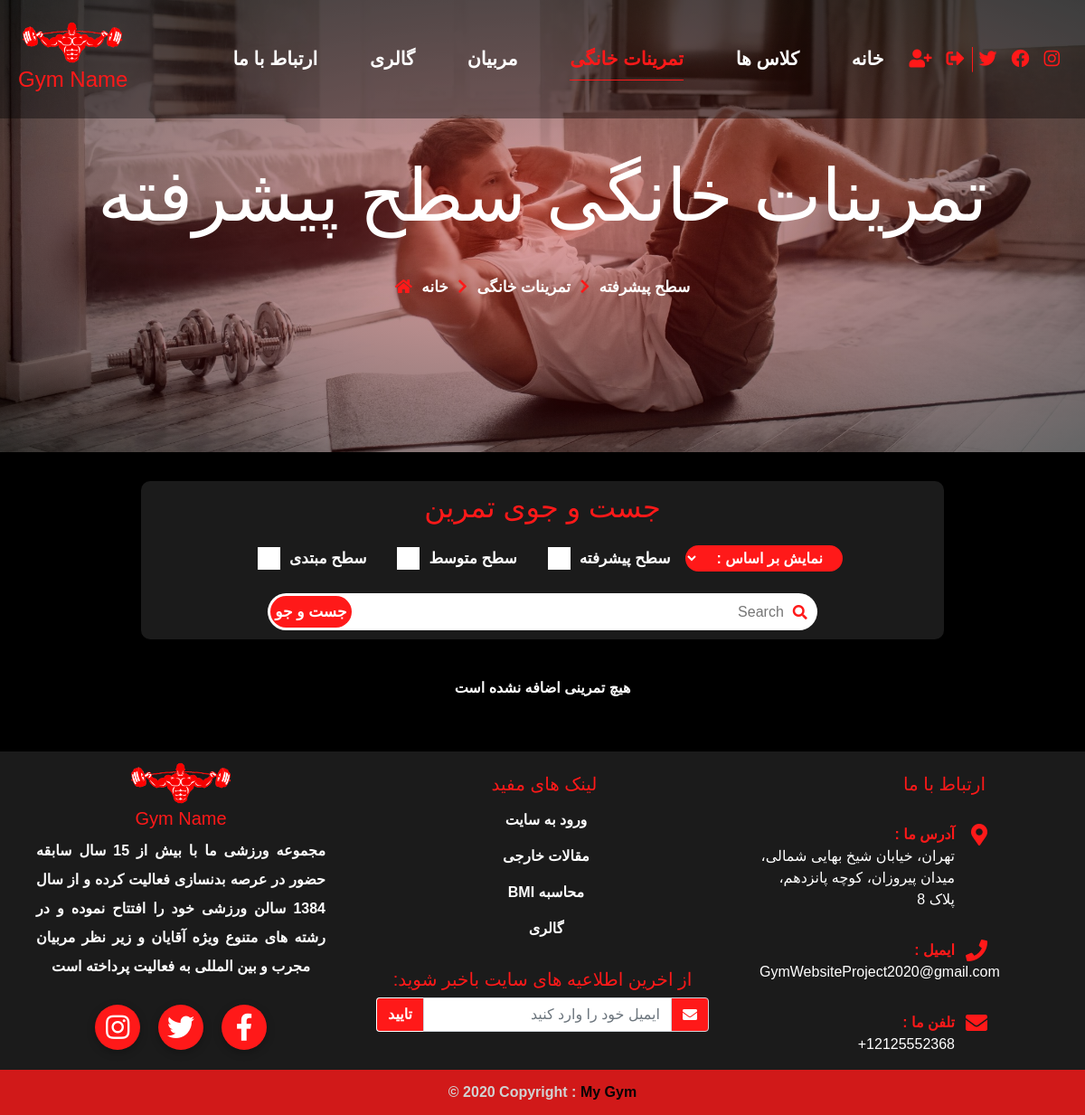
Page /workouts/advanced_workouts on the committed database.
### pages/models.py (models this page shows, shortened)
class Banner(models.Model):
    class Pages(models.TextChoices):
            page_1 = 'presence_class', "کلاس های حضوری"
            page_2 = 'online_private_class', "کلاس های انلاین خصوصی"
            page_3 = 'online_public_class', "کلاس های انلاین عمومی"
            page_4  = 'beginner_workouts', "تمرینات سطح مبتدی"
            page_5 = 'intermediate_workouts', "تمرینات سطح متوسط"
            page_6 = 'advanced_workouts', "تمرینات سطح پیشرفته"
            page_7 = 'our_team', "تیم ما"
            page_8 = 'gallery', "گالری"
            page_9 = 'contact_us', "ارتباط با ما"
            page_10 = 'profile', "پروفایل کاربری"
            page_11 = 'online_private_class_details', "جزئیات کلاس انلاین خصوصی"
            page_12 = 'online_public_class_details',"جزئیات کلاس انلاین عمومی"
            page_13 = 'presence_class_details',"جزئیات کلاس حضوری"
    image = models.ImageField(upload_to='banners/pages_banners/%Y/%m/%d')
    title = models.CharField(max_length=100)
    page = models.CharField(max_length=100,choices=Pages.choices,unique=True)
    class Meta:
        verbose_name_plural = "بنر ها"

### contact_us/models.py (models this page shows, shortened)
class Contact_Info(models.Model):
    address = models.TextField()
    phone = PhoneNumberField(null=False, blank=False)
    email = models.EmailField()
    instagram_link = models.URLField(blank=True)
    facebook_link = models.URLField(blank=True)
    twitter_link = models.URLField(blank=True)
    bio = models.TextField()
    class Meta:
        verbose_name_plural = "اطلاعات سایت"

### workouts/views.py (the view)
# urls.py: path('advanced_workouts', views.advanced_workouts_list, name='advanced_workouts'),
def advanced_workouts_list(request):
    workouts = Workout_List.objects.filter(is_published=True,grade="پیشرفته")
    paginator = Paginator(workouts,6)
    page = request.GET.get('page')
    paged_workouts = paginator.get_page(page)
    banner = Banner.objects.filter(page="advanced_workouts").first()
    context = {
        'workouts' : paged_workouts,
        'banner' : banner,
    }
    return render(request, './workouts/advanced-workouts.html',context)

### pages/context_processors.py (called while the page is built, shortened)
def info(request):
    info = Contact_Info.objects.all()
    context = {
        'info' : info.first(),
    }
    all_users = User.objects.all()
    for user in all_users:
        active_registers , expired_registers = Register.objects.get_user_registers(user)
        for i in expired_registers:
            i.is_expired=True
            i.save()
    if request.user.is_authenticated:
        cart_obj, new_obj = Cart.objects.new_or_get(request.user)
        cart_count = cart_obj.selected_class.count() + cart_obj.online_selected_class.count()
        context.update({'cart_count' : cart_count})
    return(context)

### registers/models.py (called while the page is built)
def add_dates(sender, instance, *args, **kwrags):
    if instance.status == 'پرداخت شده':
        if instance.register_date is None and instance.expiration_date is None:
            instance.register_date = date.today()
            instance.expiration_date = date.today() + timedelta(days=1)

def pre_save_create_register_id(sender, instance, *args, **kwrags):
    if not instance.register_id:
        instance.register_id = unique_register_id_generator(instance)

def post_save_register(sender, instance, created, *args, **kwrags):
    if created:
        instance.update_total()

def change_cart_status(sender, instance, *args, **kwargs):
    if instance.status == "پرداخت شده":
        qs = Cart.objects.filter(id=instance.cart.id)
        qs.update(terminated=True)

    def get_user_registers(self,user):
        active_classes = []
        qs = self.get_queryset().filter(user=user, status="پرداخت شده")
        for i in qs:
            if i.expiration_date > date.today():
                active_classes.append(i)
        s = set(active_classes)
        expired_classes = [x for x in qs if x not in s]
        return active_classes, expired_classes

### templates/workouts/advanced-workouts.html (shortened to what this page needs)
{% extends 'base.html' %}
{% block content %}
<section>
  <div class="banner" style="background-image: url('{{ banner.image.url }}');">
    <h1 data-aos="fade-up" data-aos-duration="800">{{banner.title}}</h1>
    <div class="page-address">
      <span><i class="fa fa-home"></i></span>
      <span>سطح پیشرفته</span>
      <span><i class="fas fa-chevron-right"></i></span>
      <span>تمرینات خانگی</span>
      <span><i class="fas fa-chevron-right"></i></span>
      <span> خانه </span>
    </div>
  </div>
</section>
<section class="container">
  <div class="search-box mx-auto">
    <h1>جست و جوی تمرین</h1>
    <form action="{% url 'search' %}">
      <div class="filter">
        <div class="checkboxes">
          <label class="checkbox">سطح مبتدی
            <span class="checkmark"></span>
          </label>
          <label class="checkbox">سطح متوسط
            <span class="checkmark"></span>
          </label>
          <label class="checkbox">سطح پیشرفته
            <span class="checkmark"></span>
          </label>
        </div>
        <select name="workouts-list">
          <option disabled selected>نمایش بر اساس :</option>
        </select>
      </div>
      <div class="search-input mx-auto">
        <input type="submit" value="جست و جو" name="submit">
        <input type="text" name="keywords" placeholder="Search">
        <i class="fas fa-search"></i>
      </div>
    </form>
  </div>
</section>
<section class="container-fluid">
  <div class="row workouts">
    {% if workouts %}
    {% for workout in workouts %}
    <div class="col-md-4 col-sm-6 workout-card">
      <img src="{{ workout.image.url }}" alt="تصویر تمرین">
      <div class="workout-info">
        <h3>{{ workout.title }}</h3>
        <a href="{% url 'workouts' workout.id %}">مشاهده تمرینات</a>
      </div>
    </div>
    {% endfor %}
  </div>
  {% else %}
  <div class="col-md-12">
    <p>هیچ تمرینی اضافه نشده است</p>
  </div>
  {% endif %}
  <div class="row mt-4">
    <div class="col-md-12 d-flex justify-content-center">
    </div>
  </div>
</section>
{% endblock %}

### templates/partials/footer.html (shortened to what this page needs)
{% load static %}
<footer>
  <div class="row no-gutters">
    <div class="col-lg-4">
      <div>
        <img src="{% static 'images/logo.png' %}" alt="" style="width: 30%;" />
        <h5>Gym Name</h5>
        <div class="mx-auto about-us">
          <p>{{ info.bio }}</p>
        </div>
      </div>
      <div class="footer-icon">
        <a href="{{ info.instagram_link }}" class="instagram"><i class="fab fa-instagram"></i></a>
        <a href="{{ info.twitter_link }}" class="twitter"><i class="fab fa-twitter"></i></a>
        <a href="{{ info.facebook_link }}" class="facebook"><i class="fab fa-facebook-f"></i></a>
      </div>
    </div>
    <div class="col-lg-4 mt-4">
      <div class="useful-links">
        <h5>لینک های مفید</h5>
        <ul>
          {% if user.is_authenticated %}
          <li><a href="{% url 'profile' %}">پروفایل کاربری</a></li>
          {% else %}
          <li><a href="{% url 'login' %}">ورود به سایت</a></li>
          {% endif %}
          <li><a href="https://www.menshealth.com/">مقالات خارجی</a></li>
          <li><a href="https://www.calculator.net/bmi-calculator.html">BMI محاسبه </a></li>
          <li><a href="{% url 'gallery' %}">گالری</a></li>
        </ul>
      </div>
      <div class="newsletters p-3">
        <div class="mb-2 text-white">
          <h5>:از اخرین اطلاعیه های سایت باخبر شوید</h5>
        </div>
        <form method="POST">
          <div class="input-group">
            <button type="submit" class="btn shadow-none" name="submit_footer_subscribe">تایید</button>
            <input type="email" class="form-control text-right shadow-none" name="eamil_subscribe"
              placeholder="ایمیل خود را وارد کنید" />
            <div class="input-group-append">
              <span class="input-group-text"><i class="fa fa-envelope"></i></span>
            </div>
          </div>
        </form>
      </div>
    </div>
    <div class="col-lg-4 contact-us mt-4">
      <h5>ارتباط با ما</h5>
      <ul class="footer-info">
        <li>
          <i class="fas fa-map-marker-alt"></i>
          <span>: آدرس ما</span>
          {{ info.address }}
        </li>
        <li>
          <i class="fa fa-phone"></i>
          <span>: ایمیل</span>
          {{ info.email }}
        </li>
        <li>
          <i class="fa fa-envelope"></i>
          <span>: تلفن ما</span>
          {{ info.phone }}
        </li>
      </ul>
    </div>
  </div>
  <div class="lower-footer">
    © 2020 Copyright :
    <a href="{% url 'index' %}"> My Gym</a>
  </div>
</footer>

### rows in the picture
Banner: image (picture), title "تمرینات خانگی سطح پیشرفته"
Contact_Info: bio "مجموعه ورزشی ما با بيش از 15 سال سابقه حضور در عرصه بدنسازی فعالیت کرده و از سال 1384 سالن ورزشی خود را افتتاح نموده و در رشته های متنوع ویژه آقايان و زیر نظر مربیان مجرب و بین المللی به فعالیت پرداخته است", address "تهران، خیابان شیخ بهایی شمالی، میدان پیروزان، کوچه پانزدهم، پلاک 8", email "GymWebsiteProject2020@gmail.com", phone "+12125552368"
